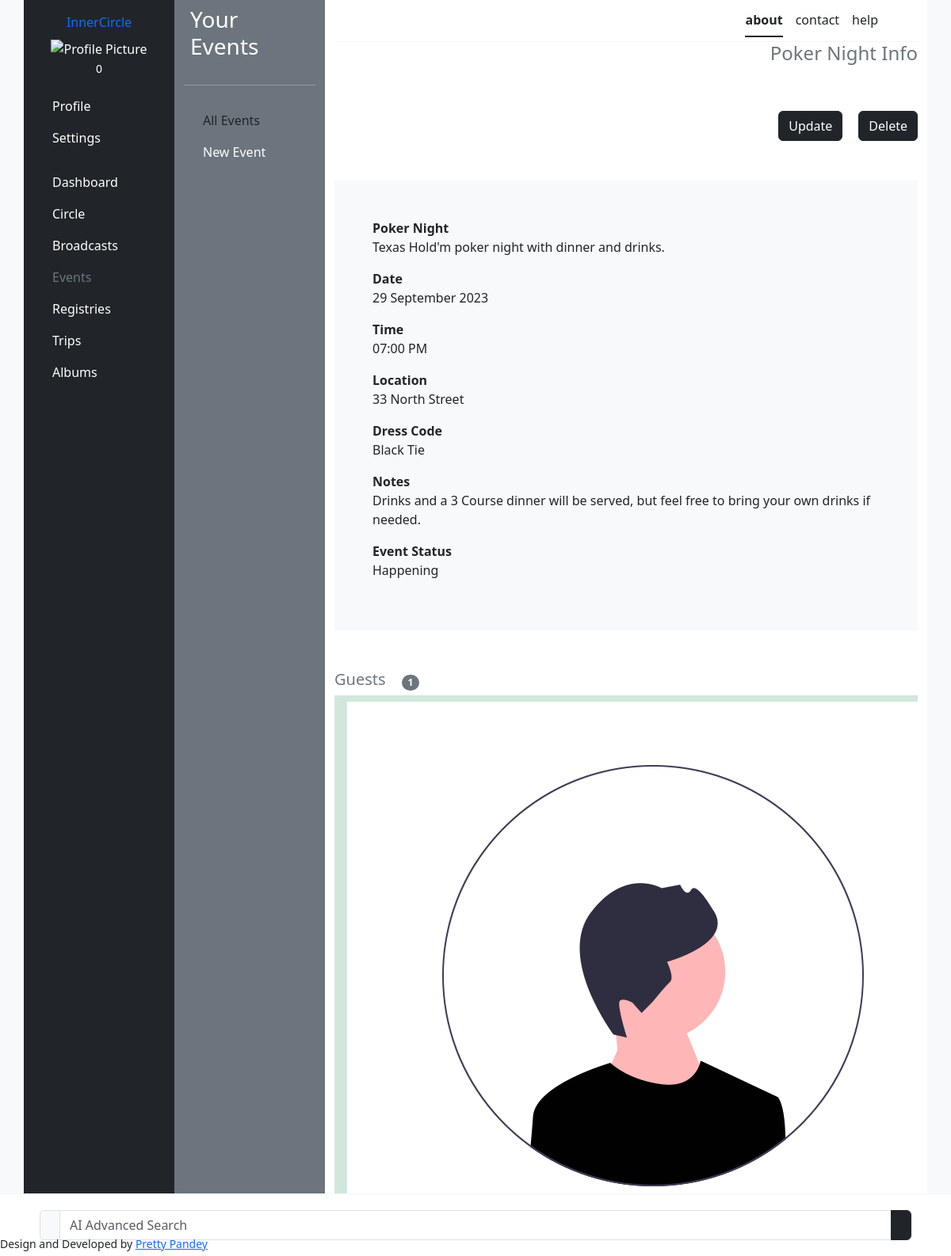
/event_detail/1, run on the app's committed database.
### events/models.py (models this page shows, shortened)
class Event(models.Model):
    user = models.ForeignKey(User, on_delete=models.CASCADE)
    event_name = models.CharField(max_length=255)
    description = models.TextField()
    date = models.DateTimeField()
    location = models.CharField(max_length=255, blank=True, null=True)
    guests = models.ManyToManyField(Member, related_name='events_attending')
    dress_code = models.CharField(max_length=255)
    note = models.TextField(blank=True, null=True)
    event_status = models.CharField(max_length=10, choices=[('Happening', 'Happening'),
        ('Postponed', 'Postponed'), ('Cancelled', 'Cancelled')],
        default='Happening')

### circle/models.py (models this page shows, shortened)
class Member(models.Model):
    user = models.ForeignKey(User, on_delete=models.CASCADE, related_name='circle_members')
    created = models.DateTimeField(auto_now_add=True)
    updated = models.DateTimeField(auto_now=True)
    name = models.CharField(max_length=255)
    email = models.EmailField()
    image = models.ImageField(upload_to='member_images/', default='')
    relationship = models.CharField(max_length=255)
    date_of_birth = models.DateField(null=True, blank=True)
    class Meta:
        ordering = ['-name']

### events/views.py (the view)
# urls.py: path('event_detail/<str:event_id>', views.event_detail, name='event_detail'),
def event_detail(request, event_id):
    template = 'events/event_detail.html'
    event = Event.objects.get(pk=event_id)
    context = {
        'event': event,
    }
    return render(request, template, context)

### users/templatetags/cache_bust.py (called while the page is built)
@register.simple_tag(name='cache_bust')
def cache_bust():
    if settings.DEBUG:
        version = uuid.uuid1()
    else:
        version = os.environ.get('PROJECT_VERSION')
        if version is None:
            version = '1'
    return '__v__={version}'.format(version=version)

### templates/events/event_detail.html (shortened to what this page needs)
{% extends 'base.html' %}
{% load static %}
{% load cache_bust %}
{% load bootstrap_icons %}
{% block css %}<link rel="stylesheet" href="{% static 'scss/circle.scss' %}?{% cache_bust %}">{% endblock %}
{% block content %}
<section class="d-flex flex-column justify-content-between" style="gap: 50px">
    <div class="d-flex justify-content-between align-items-center" >
        <h4 class="text-secondary text-end"> {{event.event_name}} Info</h4>
    </div>
    <div class="d-flex justify-content-end" style="gap: 20px;">
        <a class="btn btn-dark" href="{% url 'update_event' event.id %}">{% bs_icon 'pen-fill' %} Update</a>
        <a class="btn btn-dark" href="{% url 'delete_event' event.id %}">{% bs_icon 'trash3-fill' %} Delete</a>
    </div>
    <div class="bg-light p-5">
        <p><strong>{{event.event_name}}</strong><br>{{event.description}}</p>
        <p><strong>Date</strong><br>{{event.date|date:"d F Y"}}</p>
        <p><strong>Time</strong><br>{{event.date|time:"h:i A"}}</p>
        <p><strong>Location</strong><br>{{event.location}}</p>
        <p><strong>Dress Code</strong><br>{{event.dress_code}}</p>
        <p><strong>Notes</strong><br>{{event.note}}</p>
        <p><strong>Event Status</strong> <br>{{event.event_status}}</p>
    </div>
    {% if event.guests %}
    <div class="list-group list-group-flush">
        <div class="d-flex align-items-center" style="gap:20px">
            <h5 class="text-secondary">Guests</h5>
            <span class="badge bg-secondary rounded-pill">{% bs_icon 'person' %}{{ event.guests.count }}</span>
        </div>
            {% for guest in event.guests.all %}
            <a  href="{% url 'member_detail' guest.id %}" class="list-group-item list-group-action d-flex justify-content-between align-items-center list-group-item-success">
                <div class="d-flex" style="gap: 20px">
                    <img class="member-img-sm" src="{{ guest.image.url }}" alt="Member Image">
                </div>
            </a>
            {% endfor %}
    </div>
    {% else %}
        <p class="text-secodary text-center">There are no guests invited to this event. <a href="{% url 'update_event' %}">Invite Guests</a></p>
    {% endif %}
</section>
{% endblock %}

### data on the page
Event: event_name "Poker Night", description "Texas Hold'm poker night with dinner and drinks.", date "29 September 2023", date "07:00 PM", location "33 North Street", dress_code "Black Tie", note "Drinks and a 3 Course dinner will be served, but feel free to bring your own drinks if needed.", event_status "Happening", guests.count "1"
Member: image (picture)
